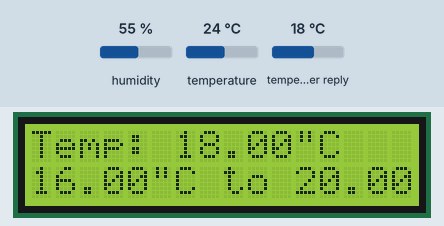
This sketch was run on a simulated ESP8266 (NodeMCU). Shown: 16×2 character LCD. Inputs (shaded band) come from the test bench; at power-on: humidity 55 %, temperature 24 °C, temperature in the weather reply 18 °C. WiFi joins after 1.5 s; servers stay silent unless stated; the local clock reads 2024-03-15 10:24:30 at power-on unless the sketch sets it; web services answer with replies made up by the test bench; what the sketch prints to the serial monitor is not drawn.

Above: at 4.2 s.
4.3 s: humidity set to 22 %
At 10.8 s:
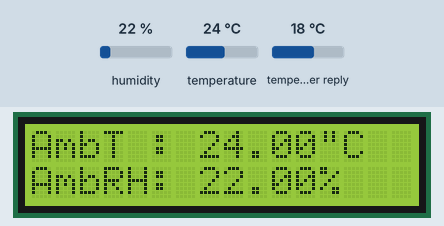
15.6 s: temperature set to 12 °C
At 19.4 s:
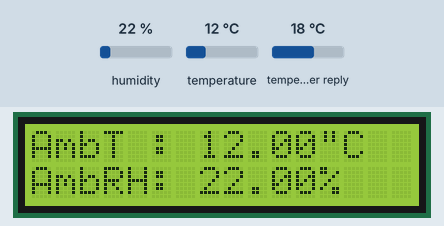
27.1 s: humidity set to 40 %
At 36.0 s:
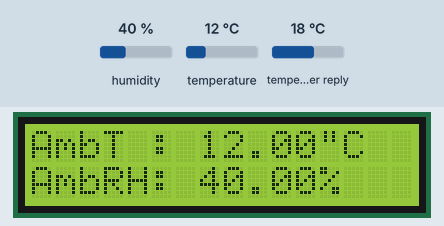
38.6 s: temperature set to 19 °C
At 44.1 s:
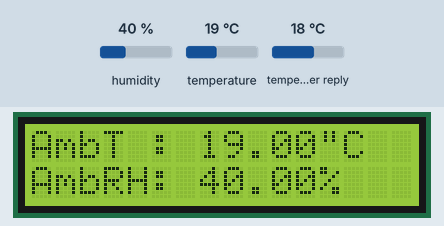
Timing chart, 0 to 45.6 s (numbered marks = the images above; inputs shaded):
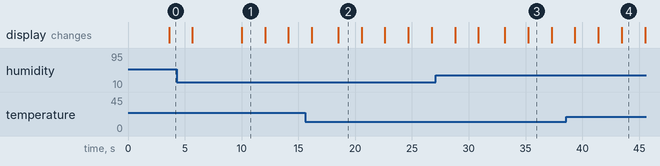

Measured:
- what the display in image 1 shows lasts 2.1 s, from 10.0 s to 12.1 s

The sketch:

TimeAPI.ino
```cpp
/**
   BasicHTTPClient.ino

    Created on: 24.05.2015

*/

#include <Arduino.h>

#include <ESP8266WiFi.h>
#include <WiFiClient.h>

#include <ESP8266HTTPClient.h>

#include <WiFiClient.h>

/*JSON Parser*/
#include <ArduinoJson.h>
const size_t capacity = JSON_ARRAY_SIZE(3) + 2 * JSON_OBJECT_SIZE(1) + JSON_OBJECT_SIZE(2) + 3 * JSON_OBJECT_SIZE(4) + JSON_OBJECT_SIZE(5) + JSON_OBJECT_SIZE(6) + JSON_OBJECT_SIZE(12) + 480;
//const size_t capacity = JSON_OBJECT_SIZE(15) + 290;
DynamicJsonDocument doc(capacity);

#include <TimeLib.h>

/* For LCD Display*/
#include <Wire.h>
#include <LiquidCrystal_I2C.h>
LiquidCrystal_I2C lcd(0x27, 16, 2);

#include "ClosedCube_HDC1080.h"
ClosedCube_HDC1080 hdc1080;

/* For WiFi connection and http API requests */
WiFiClient client;
HTTPClient http;

//Globals
long sys_sunset, sys_sunrise;
float main_temp_celcius, main_min_temp_celcius, main_max_temp_celcius = -273.15;
String week, LocalTemperature, LocalRH;

//Setup before starting the loop
void setup()
{
  lcd.init();
  lcd.backlight();

  hdc1080.begin(0x40);

  Serial.begin(115200);
  // Serial.setDebugOutput(true);

  Serial.println();
  Serial.println();
  Serial.println();

  for (uint8_t t = 4; t > 0; t--)
  {
    Serial.printf("[SETUP] WAIT %d...\n", t);
    Serial.flush();
    delay(250);
  }

  WiFi.mode(WIFI_STA);
  WiFi.begin("vodafone-01D4", "XMLVU8SGGFHLRJ");
}

//Globals
int timeAPIcalls = 0; //For time api calls at every 120 seconds
int weatherAPIcalls = 0 ; //For weather api calls every 600
int displaySwitch=0; //For alternatively displaying time, temprature and sun timings


//Main loop which iterates all the time
void loop()
{
  Serial.print("weatherAPI Counter:       " + String(weatherAPIcalls) + "\n");
  Serial.print("displaySwitch Counter:         " + String(displaySwitch) + "\n");
  Serial.print("timeAPI Counter:                    " + String(timeAPIcalls) + "\n");

  //Call time API to sync time at every 1 minute.  Loop runs at 500ms
  if(timeAPIcalls%120 == 0)
    getTimeDate();

  //Call weather API to sync at every 2 minute.  Loop runs at 500ms
  if(weatherAPIcalls%30 == 0)
    postLocalWeather();
  if(weatherAPIcalls%240 == 0)
  {
    getWeatherData();
    weatherAPIcalls = 0;
  }

  //switching to display the time and weather in interleave time.
  switch (displaySwitch) {
  case 4: //Diplay temperature detils at every 5 seconds for 2 seconds
    if (main_max_temp_celcius > -270)
      displayTemperature();
    else
      getWeatherData();
    break;
  case 8://Diplay sun timings at every 5 seconds for 2 seconds
    displaySun();
    break;
  case 12://By default in other free time display times.
    if (timeStatus() != timeNotSet)
      displayClock();
    else
      getTimeDate();
    break;
  case 16:
    dispLocTempRH();
    displaySwitch = 0;
    break;
  default:
    //don't change display
    break;
  }

  delay(500);

  timeAPIcalls++;
  weatherAPIcalls++;
  displaySwitch++;
}

//Display the clock in the LCD display.
void displayClock()
{
  String timenow = hour() + printDigits(minute()) + printDigits(second()) + "  " + week; //extra space to clear the other displayed chars
  String date = String(day()) + "/" + monthShortStr(month()) + "/" + year() + " " + dayShortStr(weekday()) + "       "; //extra space to clear the other displayed chars
  lcd.setCursor(0, 0);
  lcd.print(timenow);
  lcd.setCursor(0, 1);
  lcd.print(date);
  Serial.print("[Time] " + timenow + "\n" + date + "\n");
}

//Display the temperature details in the LCD display.
void displayTemperature()
{
  String Line1 = "Temp: " + String(main_temp_celcius) + "\"C           ";
  String Line2 = String(main_min_temp_celcius) + "\"C" + " to " + String(main_max_temp_celcius) +"\"C          "  ;
  lcd.setCursor(0, 0);
  lcd.print(Line1);
  lcd.setCursor(0, 1);
  lcd.print(Line2);
  Serial.print("[DisplayTemperature] " + Line1 + "\n" + Line2 + "\n");
}

void dispLocTempRH()
{
  String LocalTemperature = "AmbT : " + String(hdc1080.readTemperature()) + "\"C     ";
  String LocalRH = "AmbRH: " + String(hdc1080.readHumidity()) + "%       ";
  lcd.setCursor(0, 0);
  lcd.print(LocalTemperature);
  lcd.setCursor(0, 1);
  lcd.print(LocalRH);
}

//Display the sunrise and sunset time in the LCD display.
void displaySun()
{
  String sunrise = "SunRise: " + String(hour(sys_sunrise)) + printDigits(minute(sys_sunrise)) + "   ";
  String sunset  = "SunSet : " + String(hour(sys_sunset))  + printDigits(minute(sys_sunset))  + "   ";
  lcd.setCursor(0, 0);
  lcd.print(sunrise);
  lcd.setCursor(0, 1);
  lcd.print(sunset);
  Serial.print("[DisplaySunTime] " + sunrise + "\n" + sunset+ "\n");
  Serial.print("[DisplaySunTime Long] " + String(sys_sunrise) + "\n" + String(sys_sunset) + "\n");
}

//Helper function to convert the minutes seconds with zero prefix
String printDigits(int digits)
{
  // utility function for digital clock display: prints preceding colon and leading 0
  String digitStr = ":";
  if (digits < 10)
    digitStr += '0';
  digitStr += String(digits);
  return digitStr;
}

//Call API to get the current time from internet
void getTimeDate()
{
  String timeURL = "http://worldtimeapi.org/api/ip";
  // wait for WiFi connection
  if ((WiFi.status() == WL_CONNECTED))
  {
    if (http.begin(client, timeURL))
    { // HTTP

      Serial.print("[HTTP] GET..." + timeURL + "\n");
      // start connection and send HTTP header
      int httpCode = http.GET();

      // httpCode will be negative on error
      if (httpCode > 0)
      {
        // HTTP header has been send and Server response header has been handled
        Serial.printf("[HTTP] GET... code: %d\n", httpCode);

        // file found at server
        if (httpCode == HTTP_CODE_OK || httpCode == HTTP_CODE_MOVED_PERMANENTLY)
        {
          String payload = http.getString();
          Serial.println("[HTTP] Payload: " + payload);
          deserializeJson(doc, payload);
          int week_number = doc["week_number"];
          const char *datetime = doc["datetime"];
          long unixtime = doc["unixtime"]; // 1573308387
          week = " Wk#" + String(week_number);
          setTime(unixtime);
        }
      }
      else
      {
        Serial.printf("[HTTP] GET... failed, error: %s\n", http.errorToString(httpCode).c_str());
      }
      http.end();
    }
    else
    {
      Serial.printf("[HTTP] Unable to connect\n");
    }
  }
}

//Call API to get the current weather from internet
void getWeatherData()
{
  String OpenWeatherMapURL = "http://api.openweathermap.org/data/2.5/weather?q=Galway&APPID=7f204cf6049360470bba69ef0c217db1";
  if (http.begin(client, OpenWeatherMapURL))
  { // HTTP
    Serial.print("[HTTP] GET..." + OpenWeatherMapURL + "\n");
    // start connection and send HTTP header
    int httpCode = http.GET();

    // httpCode will be negative on error
    if (httpCode > 0)
    {
      // HTTP header has been send and Server response header has been handled
      Serial.printf("[HTTP] GET... code: %d\n", httpCode);

      // file found at server
      if (httpCode == HTTP_CODE_OK || httpCode == HTTP_CODE_MOVED_PERMANENTLY)
      {
        String payload = http.getString();
        Serial.println("[HTTP] Payload: " + payload);
        deserializeJson(doc, payload);

        JsonObject main = doc["main"];
        float main_temp = main["temp"];         // 282.85
        int main_pressure = main["pressure"];   // 1006
        int main_humidity = main["humidity"];   // 66
        float main_temp_min = main["temp_min"]; // 282.59
        float main_temp_max = main["temp_max"]; // 283.15

        JsonObject sys = doc["sys"];
        int sys_type = sys["type"];               // 1
        int sys_id = sys["id"];                   // 1569
        const char *sys_country = sys["country"]; // "IE"
        sys_sunrise = sys["sunrise"];             // 1573285744
        sys_sunset = sys["sunset"];               // 1573318259

        main_temp_celcius = main_temp - 273.15;
        main_min_temp_celcius = main_temp_min - 273.15;
        main_max_temp_celcius = main_temp_max - 273.15;
      }
    }
    else
    {
      Serial.printf("[HTTP] GET... failed, error: %s\n", http.errorToString(httpCode).c_str());
    }
    http.end();
  }
  else
  {
    Serial.printf("[HTTP] Unable to connect\n");
  }
}

//Call API to post the current weather to internet
void postLocalWeather()
{
  String postURL = "http://api.thingspeak.com/update?api_key=3DTOSYVV3Q0MWZAN&field1=" + String(hdc1080.readTemperature()) + String("&field2=") + String(hdc1080.readHumidity());
    if (http.begin(client, postURL))
    { // HTTP
      Serial.print("[HTTP] GET..." + postURL + "\n");
      // start connection and send HTTP header
      int httpCode = http.GET();

      // httpCode will be negative on error
      if (httpCode > 0)
      {
        // HTTP header has been send and Server response header has been handled
        Serial.printf("[HTTP] GET... code: %d\n", httpCode);

        // file found at server
        if (httpCode == HTTP_CODE_OK || httpCode == HTTP_CODE_MOVED_PERMANENTLY)
        {
          String payload = http.getString();
          Serial.println("[HTTP] Payload: " + payload);
        }
      }
      else
      {
        Serial.printf("[HTTP] GET... failed, error: %s\n", http.errorToString(httpCode).c_str());
      }
      http.end();
    }
    else
    {
      Serial.printf("[HTTP] Unable to connect\n");
    }
}
```
